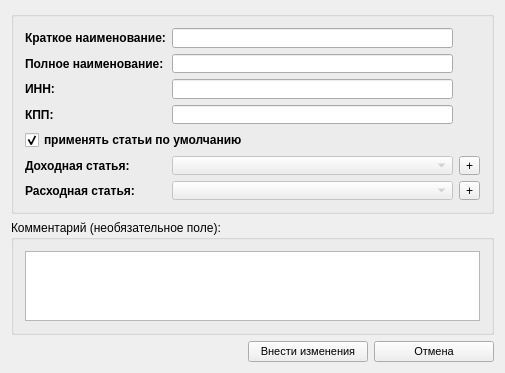
<?xml version="1.0" encoding="UTF-8"?>
<ui version="4.0">
 <class>ZPartnersForm</class>
 <widget class="QWidget" name="ZPartnersForm">
  <property name="geometry">
   <rect>
    <x>0</x>
    <y>0</y>
    <width>505</width>
    <height>373</height>
   </rect>
  </property>
  <property name="minimumSize">
   <size>
    <width>480</width>
    <height>250</height>
   </size>
  </property>
  <property name="windowTitle">
   <string>Добавление (изменение) данных контрагентов</string>
  </property>
  <property name="windowIcon">
   <iconset resource="../DSV.qrc">
    <normaloff>:/images/add.png</normaloff>:/images/add.png</iconset>
  </property>
  <property name="styleSheet">
   <string notr="true"/>
  </property>
  <layout class="QVBoxLayout" name="verticalLayout">
   <item>
    <widget class="QGroupBox" name="requiredBox">
     <property name="title">
      <string/>
     </property>
     <layout class="QGridLayout" name="gridLayout_2">
      <item row="0" column="0">
       <widget class="QLabel" name="nameText">
        <property name="font">
         <font>
          <weight>75</weight>
          <bold>true</bold>
         </font>
        </property>
        <property name="text">
         <string>Краткое наименование:</string>
        </property>
       </widget>
      </item>
      <item row="0" column="1">
       <widget class="QLineEdit" name="txtName">
        <property name="maxLength">
         <number>64</number>
        </property>
       </widget>
      </item>
      <item row="1" column="0">
       <widget class="QLabel" name="nameText_2">
        <property name="font">
         <font>
          <weight>75</weight>
          <bold>true</bold>
         </font>
        </property>
        <property name="text">
         <string>Полное наименование:</string>
        </property>
       </widget>
      </item>
      <item row="1" column="1">
       <widget class="QLineEdit" name="txtNameFull">
        <property name="maxLength">
         <number>64</number>
        </property>
       </widget>
      </item>
      <item row="2" column="0">
       <widget class="QLabel" name="nameText_3">
        <property name="font">
         <font>
          <weight>75</weight>
          <bold>true</bold>
         </font>
        </property>
        <property name="text">
         <string>ИНН:</string>
        </property>
       </widget>
      </item>
      <item row="2" column="1">
       <widget class="QLineEdit" name="txtINN">
        <property name="inputMask">
         <string>000000000000; </string>
        </property>
        <property name="maxLength">
         <number>12</number>
        </property>
       </widget>
      </item>
      <item row="3" column="0">
       <widget class="QLabel" name="nameText_4">
        <property name="font">
         <font>
          <weight>75</weight>
          <bold>true</bold>
         </font>
        </property>
        <property name="text">
         <string>КПП:</string>
        </property>
       </widget>
      </item>
      <item row="3" column="1">
       <widget class="QLineEdit" name="txtKPP">
        <property name="inputMask">
         <string>000000000000; </string>
        </property>
        <property name="maxLength">
         <number>12</number>
        </property>
       </widget>
      </item>
      <item row="4" column="0" colspan="2">
       <widget class="QCheckBox" name="ckbDefault">
        <property name="font">
         <font>
          <weight>75</weight>
          <bold>true</bold>
         </font>
        </property>
        <property name="text">
         <string>применять статьи по умолчанию</string>
        </property>
        <property name="checked">
         <bool>true</bool>
        </property>
       </widget>
      </item>
      <item row="5" column="0">
       <widget class="QLabel" name="lblSectionPlus">
        <property name="font">
         <font>
          <weight>75</weight>
          <bold>true</bold>
         </font>
        </property>
        <property name="text">
         <string>Доходная статья:</string>
        </property>
       </widget>
      </item>
      <item row="5" column="1">
       <widget class="QComboBox" name="cboSectionPlus">
        <property name="enabled">
         <bool>false</bool>
        </property>
       </widget>
      </item>
      <item row="5" column="2">
       <widget class="QToolButton" name="cmdAddSectionPlus">
        <property name="toolTip">
         <string>Добавить</string>
        </property>
        <property name="text">
         <string>+</string>
        </property>
       </widget>
      </item>
      <item row="6" column="0">
       <widget class="QLabel" name="lblSectionMinus">
        <property name="font">
         <font>
          <weight>75</weight>
          <bold>true</bold>
         </font>
        </property>
        <property name="text">
         <string>Расходная статья:</string>
        </property>
       </widget>
      </item>
      <item row="6" column="1">
       <widget class="QComboBox" name="cboSectionMinus">
        <property name="enabled">
         <bool>false</bool>
        </property>
       </widget>
      </item>
      <item row="6" column="2">
       <widget class="QToolButton" name="cmdAddSectionMinus">
        <property name="toolTip">
         <string>Добавить</string>
        </property>
        <property name="text">
         <string>+</string>
        </property>
       </widget>
      </item>
     </layout>
    </widget>
   </item>
   <item>
    <widget class="QGroupBox" name="pnlComment">
     <property name="title">
      <string>Комментарий (необязательное поле):</string>
     </property>
     <layout class="QGridLayout" name="gridLayout">
      <item row="0" column="0">
       <widget class="QTextEdit" name="txtComment"/>
      </item>
     </layout>
    </widget>
   </item>
   <item>
    <layout class="QHBoxLayout" name="horizontalLayout">
     <item>
      <spacer name="horizontalSpacer">
       <property name="orientation">
        <enum>Qt::Horizontal</enum>
       </property>
       <property name="sizeHint" stdset="0">
        <size>
         <width>40</width>
         <height>20</height>
        </size>
       </property>
      </spacer>
     </item>
     <item>
      <widget class="QPushButton" name="cmdSave">
       <property name="minimumSize">
        <size>
         <width>120</width>
         <height>0</height>
        </size>
       </property>
       <property name="font">
        <font>
         <family>MS Shell Dlg 2</family>
         <pointsize>8</pointsize>
        </font>
       </property>
       <property name="text">
        <string>Внести изменения</string>
       </property>
       <property name="icon">
        <iconset resource="../DSV.qrc">
         <normaloff>:/images/add.png</normaloff>:/images/add.png</iconset>
       </property>
       <property name="iconSize">
        <size>
         <width>24</width>
         <height>24</height>
        </size>
       </property>
      </widget>
     </item>
     <item>
      <widget class="QPushButton" name="cmdCancel">
       <property name="minimumSize">
        <size>
         <width>120</width>
         <height>0</height>
        </size>
       </property>
       <property name="font">
        <font>
         <family>MS Shell Dlg 2</family>
         <pointsize>8</pointsize>
        </font>
       </property>
       <property name="text">
        <string>Отмена</string>
       </property>
       <property name="icon">
        <iconset resource="../DSV.qrc">
         <normaloff>:/images/error.png</normaloff>:/images/error.png</iconset>
       </property>
       <property name="iconSize">
        <size>
         <width>24</width>
         <height>24</height>
        </size>
       </property>
      </widget>
     </item>
    </layout>
   </item>
  </layout>
 </widget>
 <layoutdefault spacing="6" margin="11"/>
 <resources>
  <include location="../DSV.qrc"/>
 </resources>
 <connections>
  <connection>
   <sender>cmdCancel</sender>
   <signal>clicked()</signal>
   <receiver>ZPartnersForm</receiver>
   <slot>close()</slot>
   <hints>
    <hint type="sourcelabel">
     <x>423</x>
     <y>337</y>
    </hint>
    <hint type="destinationlabel">
     <x>246</x>
     <y>181</y>
    </hint>
   </hints>
  </connection>
  <connection>
   <sender>ckbDefault</sender>
   <signal>toggled(bool)</signal>
   <receiver>cboSectionMinus</receiver>
   <slot>setDisabled(bool)</slot>
   <hints>
    <hint type="sourcelabel">
     <x>252</x>
     <y>131</y>
    </hint>
    <hint type="destinationlabel">
     <x>324</x>
     <y>181</y>
    </hint>
   </hints>
  </connection>
  <connection>
   <sender>ckbDefault</sender>
   <signal>toggled(bool)</signal>
   <receiver>cboSectionPlus</receiver>
   <slot>setDisabled(bool)</slot>
   <hints>
    <hint type="sourcelabel">
     <x>252</x>
     <y>131</y>
    </hint>
    <hint type="destinationlabel">
     <x>324</x>
     <y>155</y>
    </hint>
   </hints>
  </connection>
 </connections>
</ui>
